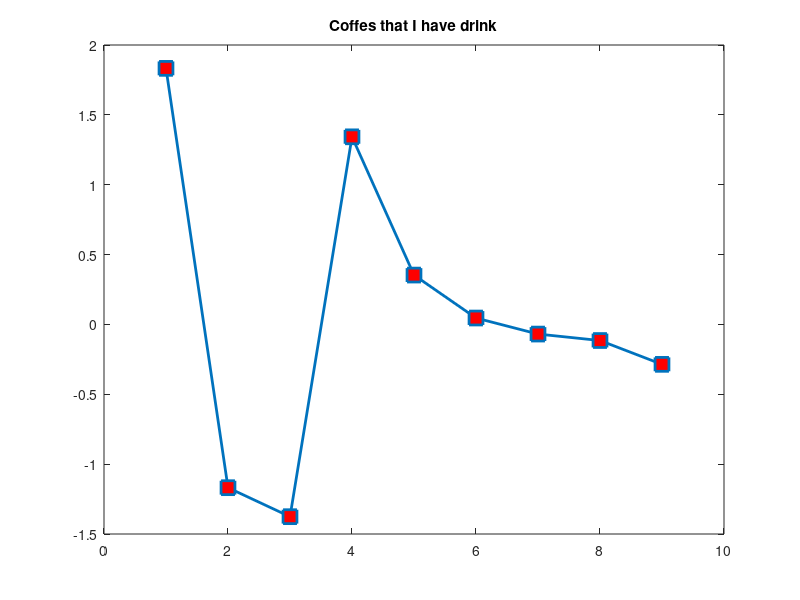

Here is the MATLAB script that generated this plot: (Note: this script raises an error after producing the figure.)
plot(randn(10,10))
%make a plot with a 10 randon graphics with 10 randon nunbers

get(gca)
%get all values of the corrent axis

get(gca,"YTick")
%get a expecific values of some property

set(gca,"YTick",[-3, 0, pi])
%there, you will set the value of the property

set(gca,'linewidth', 5)
%you change the width of the border

set(gca,'xlim', [3,6])
%you can set the point of the graphic that you want to see

ploth = plot(randn(9,1))

get(ploth)

set(ploth,'linewidth',2,'marker','s','markersize',10,'markerfacecolor','r')

tith = title('Cafés tomados')

set(tith,'String','Coffes that I have drink')

%% Guide
%it's just write:
guide
%to make a new guide